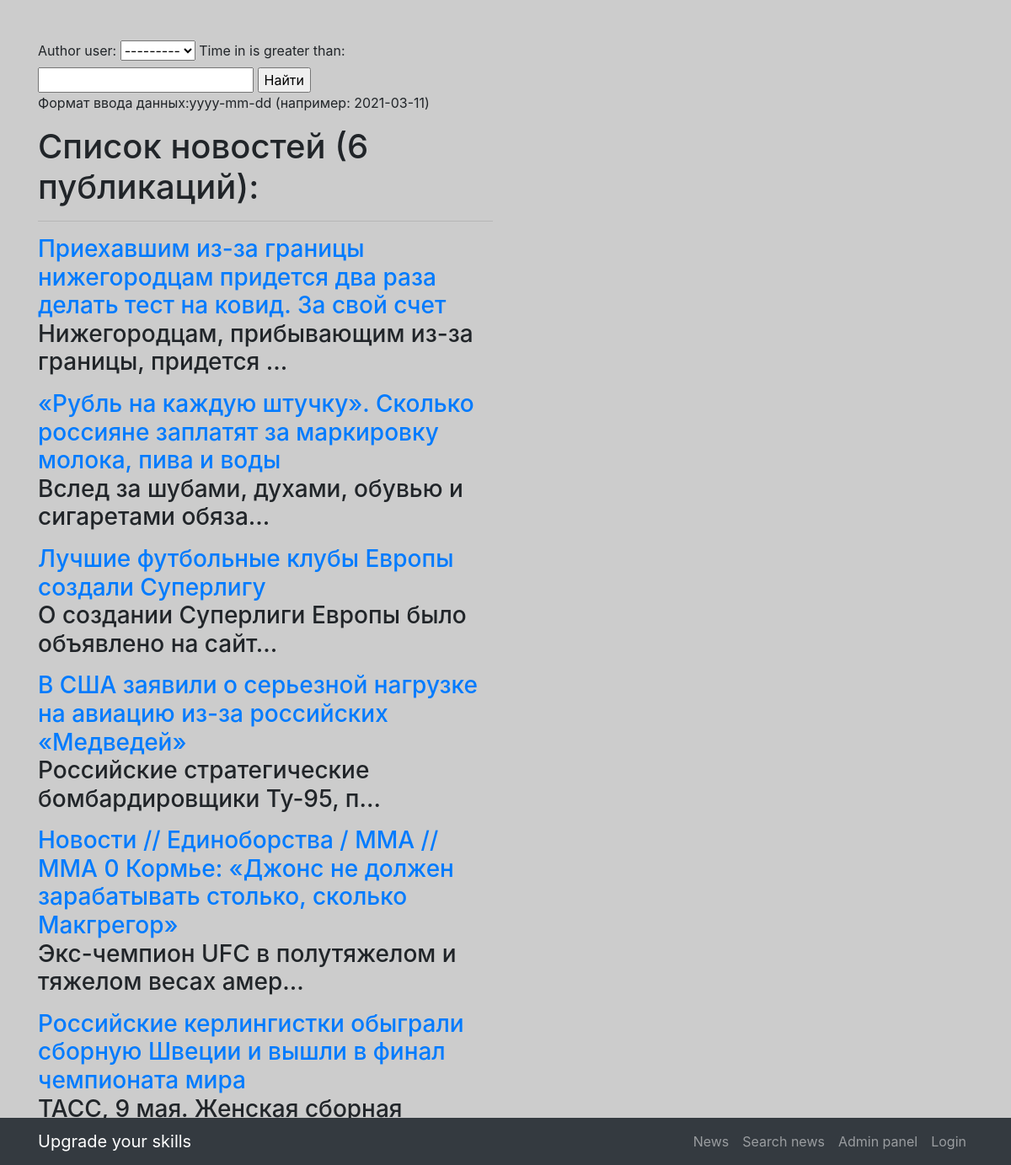
The app's page /news/search/ with its own data.
### news/models.py (models this page shows, shortened)
class Post(models.Model):
    author = models.ForeignKey('Author', on_delete = models.CASCADE)
    news, article = 'NE', 'AR'
    POSITIONS = [(news, 'Новость'), (article,'Статья')]
    type_news_article = models.CharField(max_length = 2, choices = POSITIONS, default = 'news')
    time_in = models.DateTimeField(auto_now_add = True)
    chapter = models.CharField(max_length = 200, unique = False)
    text = models.TextField(default = '')
    article_news_rate = models.IntegerField(default=0)
    category = models.ManyToManyField(Category, through= 'PostCategory')

### news/views.py (the view)
# urls.py: path('search/', SearchNews.as_view(), name = 'search_news'),
class SearchNews(ListView):
    model = Post
    template_name = 'news/searchnews.html'
    context_object_name = 'searchnews'
    def get_context_data(self, **kwargs): # забираем отфильтрованные объекты переопределяя метод get_context_data у наследуемого класса
        context = super().get_context_data(**kwargs)
        context["filter"] = NewsFilter(self.request.GET, queryset=self.get_queryset()) # вписываем наш фильтр в контекст
        return context

### djantimat/helpers.py (called while the page is built)
    @staticmethod
    def replace(text, repl='[censored]'):
        words = {}
        for word in PymorphyProc._gen(text):
            text = text.replace(word, repl)
        return text

    @staticmethod
    def _gen(text):
        for word in re.findall(word_pattern, text):
            if len(word) < 3:
                continue
            normal_word = PymorphyProc.morph.parse(word.lower())[0].normal_form
            if normal_word in PymorphyProc.get_words():
                yield word

    @staticmethod
    def get_words():
        return Slang.objects.values_list('word', flat=True)

### news/templatetags/custom_filters.py (called while the page is built)
@register.filter(name='censor')
def censor(value):
    return PymorphyProc.replace(value, repl='[censored]')

### templates/news/searchnews.html (shortened to what this page needs)
{% extends 'base.html' %}
{% load custom_filters %}
{% block content %}
<form method="GET">
    {{ filter.form }}
    <input type="submit" value="Найти">
</form>
<p>
    Формат ввода данных:yyyy-mm-dd (например: 2021-03-11)
</p>
{% if searchnews %}
    <h1>Список новостей ({{filter.qs | length}} публикаций):</h1>
    <hr>
    <table>
        {% for news in filter.qs %}
        <h3>
            <a href="{{news.id}}">
                {{news.chapter | censor}}
            </a>
        <p>
            {{news.text | truncatechars:51 | censor}}
        </p>
        {%endfor%}
    </table>
{% else %}
    <h2>Новостей пока нет!</h2>
{% endif %}
{% endblock content %}

### templates/base.html (shortened to what this page needs)
{% load static %}
<!DOCTYPE html>
<html lang="en">
<head>
  <link href={% static "vendor/bootstrap/css/bootstrap.min.css" %} rel="stylesheet">
  <link href={% static "css/style.css" %} rel="stylesheet" type="text/css">
  <link href={% static "css/the-big-picture.css" %} rel="stylesheet">
</head>
<body>
  {% block body %}
  <nav class="navbar navbar-expand-lg navbar-dark bg-dark fixed-bottom">
    <div class="container">
      <a class="navbar-brand" >Upgrade your skills</a>
      <div class="collapse navbar-collapse" id="navbarResponsive">
        <ul class="navbar-nav ml-auto">
          <li class="nav-item">
            <a class="nav-link" href="{% url 'news_list' %}">News
            </a>
          </li>
          <li class="nav-item">
            <a class="nav-link" href="{% url 'search_news' %}">Search news</a>
          </li>
          <li class="nav-item">
            <a class="nav-link" href="/admin">Admin panel</a>
          </li>
          {% if not user.is_authenticated %}
            <li class="nav-item">
              <a class="nav-link" href="{% url 'account_login' %}">Login</a>
            </li>
          {% endif %}
        </ul>
      </div>
    </div>
  </nav>
  <section>
    <div class="container">
      <div class="row">
        <div class="col-lg-6">
                {% block content %}
                {% endblock content %}
        </div>
      </div>
    </div>
  </section>
{% endblock body %}
</body>
</html>

### static/css/the-big-picture.css (style rules this page uses)
body { background: url(http://localhost:8000/static/1920x1080.png) no-repeat center center fixed; -webkit-background-size: cover; -moz-background-size: cover; background-size: cover; -o-background-size: cover; }

### records on screen
Post: chapter|censor "Приехавшим из-за границы нижегородцам придется два раза делать тест на ковид. За свой счет", text|censor "Нижегородцам, прибывающим из-за границы, придется …"
Post: chapter|censor "«Рубль на каждую штучку». Сколько россияне заплатят за маркировку молока, пива и воды", text|censor "Вслед за шубами, духами, обувью и сигаретами обяза…"
Post: chapter|censor "Лучшие футбольные клубы Европы создали Суперлигу", text|censor "О создании Суперлиги Европы было объявлено на сайт…"
Post: chapter|censor "В США заявили о серьезной нагрузке на авиацию из-за российских «Медведей»", text|censor "Российские стратегические бомбардировщики Ту-95, п…"
Post: chapter|censor "Новости // Единоборства / ММА // ММА 0 Кормье: «Джонс не должен зарабатывать столько, сколько Макгрегор»", text|censor "Экс-чемпион UFC в полутяжелом и тяжелом весах амер…"
Post: chapter|censor "Российские керлингистки обыграли сборную Швеции и вышли в финал чемпионата мира", text|censor "ТАСС, 9 мая. Женская сборная…"

### other values on screen
{{ filter.qs | length }} "6"
